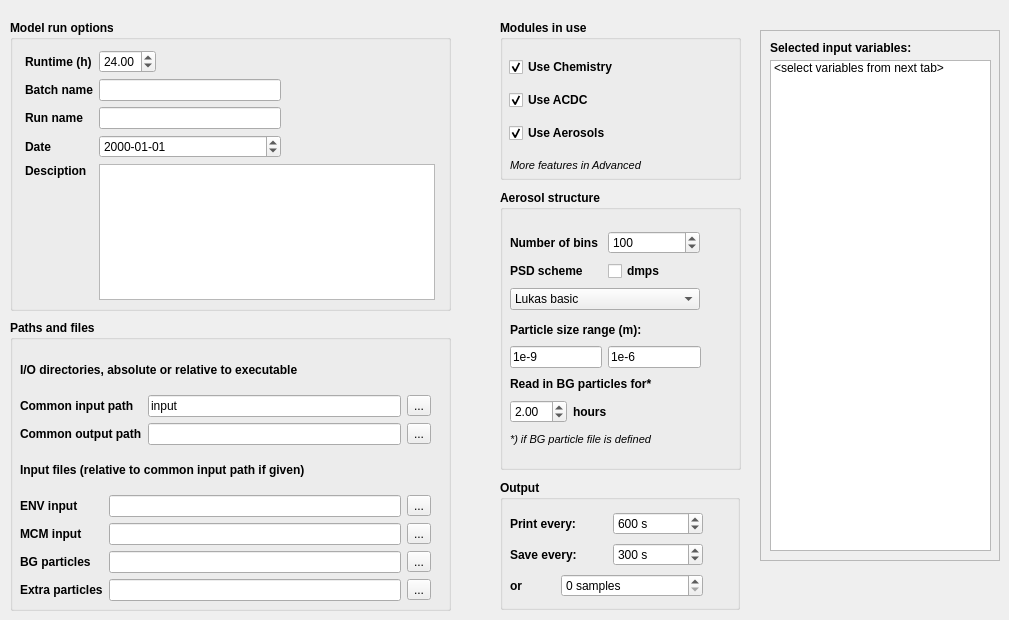
     <widget class="QWidget" name="tab">
      <attribute name="title">
       <string>General options</string>
      </attribute>
      <widget class="QFrame" name="frame">
       <property name="geometry">
        <rect>
         <x>760</x>
         <y>30</y>
         <width>240</width>
         <height>531</height>
        </rect>
       </property>
       <property name="frameShape">
        <enum>QFrame::StyledPanel</enum>
       </property>
       <property name="frameShadow">
        <enum>QFrame::Raised</enum>
       </property>
       <widget class="QListWidget" name="names_sel">
        <property name="geometry">
         <rect>
          <x>10</x>
          <y>30</y>
          <width>221</width>
          <height>491</height>
         </rect>
        </property>
        <property name="verticalScrollBarPolicy">
         <enum>Qt::ScrollBarAsNeeded</enum>
        </property>
        <property name="editTriggers">
         <set>QAbstractItemView::NoEditTriggers</set>
        </property>
        <property name="showDropIndicator" stdset="0">
         <bool>false</bool>
        </property>
        <property name="selectionMode">
         <enum>QAbstractItemView::NoSelection</enum>
        </property>
        <property name="batchSize">
         <number>100</number>
        </property>
        <item>
         <property name="text">
          <string>&lt;select variables from next tab&gt;</string>
         </property>
        </item>
       </widget>
       <widget class="QLabel" name="label_10">
        <property name="geometry">
         <rect>
          <x>10</x>
          <y>10</y>
          <width>210</width>
          <height>16</height>
         </rect>
        </property>
        <property name="font">
         <font>
          <weight>75</weight>
          <bold>true</bold>
          <underline>false</underline>
         </font>
        </property>
        <property name="text">
         <string>Selected input variables:</string>
        </property>
       </widget>
      </widget>
      <widget class="QGroupBox" name="groupBox">
       <property name="geometry">
        <rect>
         <x>500</x>
         <y>20</y>
         <width>241</width>
         <height>160</height>
        </rect>
       </property>
       <property name="font">
        <font>
         <weight>75</weight>
         <bold>true</bold>
        </font>
       </property>
       <property name="title">
        <string>Modules in use</string>
       </property>
       <widget class="QLabel" name="label_43">
        <property name="geometry">
         <rect>
          <x>10</x>
          <y>130</y>
          <width>191</width>
          <height>31</height>
         </rect>
        </property>
        <property name="font">
         <font>
          <pointsize>8</pointsize>
          <weight>50</weight>
          <italic>true</italic>
          <bold>false</bold>
         </font>
        </property>
        <property name="text">
         <string>More features in Advanced</string>
        </property>
        <property name="wordWrap">
         <bool>true</bool>
        </property>
       </widget>
       <widget class="QWidget" name="layoutWidget">
        <property name="geometry">
         <rect>
          <x>9</x>
          <y>30</y>
          <width>139</width>
          <height>100</height>
         </rect>
        </property>
        <layout class="QVBoxLayout" name="verticalLayout">
         <item>
          <widget class="QCheckBox" name="checkBox_che">
           <property name="enabled">
            <bool>true</bool>
           </property>
           <property name="text">
            <string>Use Chemistry</string>
           </property>
           <property name="checked">
            <bool>true</bool>
           </property>
          </widget>
         </item>
         <item>
          <widget class="QCheckBox" name="checkBox_acd">
           <property name="text">
            <string>Use ACDC</string>
           </property>
           <property name="checked">
            <bool>true</bool>
           </property>
          </widget>
         </item>
         <item>
          <widget class="QCheckBox" name="checkBox_aer">
           <property name="enabled">
            <bool>true</bool>
           </property>
           <property name="text">
            <string>Use Aerosols</string>
           </property>
           <property name="checked">
            <bool>true</bool>
           </property>
          </widget>
         </item>
        </layout>
       </widget>
       <zorder>layoutWidget</zorder>
       <zorder>label_43</zorder>
      </widget>
      <widget class="QGroupBox" name="groupBox_2">
       <property name="geometry">
        <rect>
         <x>10</x>
         <y>20</y>
         <width>441</width>
         <height>291</height>
        </rect>
       </property>
       <property name="font">
        <font>
         <pointsize>9</pointsize>
         <weight>75</weight>
         <bold>true</bold>
        </font>
       </property>
       <property name="title">
        <string>Model run options</string>
       </property>
       <widget class="QWidget" name="layoutWidget">
        <property name="geometry">
         <rect>
          <x>15</x>
          <y>30</y>
          <width>410</width>
          <height>250</height>
         </rect>
        </property>
        <layout class="QGridLayout" name="gridLayout_2">
         <item row="0" column="0">
          <widget class="QLabel" name="label_2">
           <property name="toolTip">
            <string>Total simulation time in decimal hours</string>
           </property>
           <property name="text">
            <string>Runtime (h)</string>
           </property>
          </widget>
         </item>
         <item row="0" column="1">
          <widget class="QDoubleSpinBox" name="runtime">
           <property name="font">
            <font>
             <weight>50</weight>
             <bold>false</bold>
            </font>
           </property>
           <property name="value">
            <double>24.000000000000000</double>
           </property>
          </widget>
         </item>
         <item row="0" column="2">
          <spacer name="horizontalSpacer_2">
           <property name="orientation">
            <enum>Qt::Horizontal</enum>
           </property>
           <property name="sizeHint" stdset="0">
            <size>
             <width>40</width>
             <height>20</height>
            </size>
           </property>
          </spacer>
         </item>
         <item row="1" column="0">
          <widget class="QLabel" name="label_5">
           <property name="toolTip">
            <string>Used for calculation of correct Julian day</string>
           </property>
           <property name="text">
            <string>Batch name</string>
           </property>
          </widget>
         </item>
         <item row="1" column="1" colspan="2">
          <widget class="QLineEdit" name="case_name">
           <property name="font">
            <font>
             <weight>50</weight>
             <bold>false</bold>
            </font>
           </property>
           <property name="toolTip">
            <string>Group name, output is saved under directory named after this.</string>
           </property>
          </widget>
         </item>
         <item row="2" column="0">
          <widget class="QLabel" name="label_6">
           <property name="toolTip">
            <string>Group name, Output is saved under directory named after this</string>
           </property>
           <property name="text">
            <string>Run name</string>
           </property>
          </widget>
         </item>
         <item row="2" column="1" colspan="2">
          <widget class="QLineEdit" name="run_name">
           <property name="font">
            <font>
             <weight>50</weight>
             <bold>false</bold>
            </font>
           </property>
           <property name="toolTip">
            <string>Run name, output is saved under directory named after this, locating in Batch name directory.</string>
           </property>
          </widget>
         </item>
         <item row="3" column="0">
          <widget class="QLabel" name="label_7">
           <property name="toolTip">
            <string>Run name, output is saved under directory named after this, locating in Batch name directory.</string>
           </property>
           <property name="text">
            <string>Date</string>
           </property>
          </widget>
         </item>
         <item row="3" column="1" colspan="2">
          <widget class="QDateEdit" name="dateEdit">
           <property name="font">
            <font>
             <weight>50</weight>
             <bold>false</bold>
            </font>
           </property>
           <property name="displayFormat">
            <string>yyyy-MM-dd</string>
           </property>
          </widget>
         </item>
         <item row="3" column="3" colspan="2">
          <spacer name="horizontalSpacer">
           <property name="orientation">
            <enum>Qt::Horizontal</enum>
           </property>
           <property name="sizeHint" stdset="0">
            <size>
             <width>148</width>
             <height>20</height>
            </size>
           </property>
          </spacer>
         </item>
         <item row="4" column="0">
          <widget class="QLabel" name="label_8">
           <property name="font">
            <font>
             <stylestrategy>PreferDefault</stylestrategy>
            </font>
           </property>
           <property name="toolTip">
            <string>Description of the run, max 1000 characters. This will be saved in all output files.</string>
           </property>
           <property name="text">
            <string>Desciption</string>
           </property>
          </widget>
         </item>
         <item row="4" column="1" rowspan="2" colspan="4">
          <widget class="QPlainTextEdit" name="description">
           <property name="font">
            <font>
             <weight>50</weight>
             <bold>false</bold>
            </font>
           </property>
           <property name="toolTip">
            <string>Description of the run, max 1000 characters. This will be saved in all output files.</string>
           </property>
           <property name="horizontalScrollBarPolicy">
            <enum>Qt::ScrollBarAlwaysOff</enum>
           </property>
           <property name="maximumBlockCount">
            <number>0</number>
           </property>
          </widget>
         </item>
         <item row="5" column="0">
          <spacer name="verticalSpacer">
           <property name="orientation">
            <enum>Qt::Vertical</enum>
           </property>
           <property name="sizeHint" stdset="0">
            <size>
             <width>20</width>
             <height>78</height>
            </size>
           </property>
          </spacer>
         </item>
        </layout>
       </widget>
      </widget>
      <widget class="QGroupBox" name="groupBox_8">
       <property name="geometry">
        <rect>
         <x>500</x>
         <y>190</y>
         <width>241</width>
         <height>280</height>
        </rect>
       </property>
       <property name="font">
        <font>
         <weight>75</weight>
         <bold>true</bold>
        </font>
       </property>
       <property name="title">
        <string>Aerosol structure</string>
       </property>
       <widget class="QToolButton" name="toolButton">
        <property name="geometry">
         <rect>
          <x>420</x>
          <y>140</y>
          <width>27</width>
          <height>21</height>
         </rect>
        </property>
        <property name="text">
         <string>...</string>
        </property>
       </widget>
       <widget class="QFrame" name="frame_4">
        <property name="enabled">
         <bool>true</bool>
        </property>
        <property name="geometry">
         <rect>
          <x>0</x>
          <y>30</y>
          <width>230</width>
          <height>240</height>
         </rect>
        </property>
        <property name="frameShape">
         <enum>QFrame::NoFrame</enum>
        </property>
        <property name="frameShadow">
         <enum>QFrame::Plain</enum>
        </property>
        <widget class="QWidget" name="layoutWidget">
         <property name="geometry">
          <rect>
           <x>10</x>
           <y>10</y>
           <width>190</width>
           <height>81</height>
          </rect>
         </property>
         <layout class="QGridLayout" name="gridLayout_8">
          <item row="0" column="0">
           <widget class="QLabel" name="label_36">
            <property name="text">
             <string>Number of bins</string>
            </property>
           </widget>
          </item>
          <item row="0" column="1">
           <widget class="QSpinBox" name="n_bins_particle">
            <property name="font">
             <font>
              <weight>50</weight>
              <bold>false</bold>
             </font>
            </property>
            <property name="minimum">
             <number>1</number>
            </property>
            <property name="maximum">
             <number>1000</number>
            </property>
            <property name="value">
             <number>100</number>
            </property>
           </widget>
          </item>
          <item row="1" column="0">
           <widget class="QLabel" name="label_37">
            <property name="text">
             <string>PSD scheme</string>
            </property>
           </widget>
          </item>
          <item row="2" column="0" colspan="2">
           <widget class="QComboBox" name="psd_mode">
            <property name="font">
             <font>
              <weight>50</weight>
              <bold>false</bold>
             </font>
            </property>
            <item>
             <property name="text">
              <string>Lukas basic</string>
             </property>
            </item>
            <item>
             <property name="text">
              <string>Lukas advanced</string>
             </property>
            </item>
            <item>
             <property name="text">
              <string>Lukas premium</string>
             </property>
            </item>
           </widget>
          </item>
          <item row="1" column="1">
           <widget class="QCheckBox" name="use_dmps">
            <property name="text">
             <string>dmps</string>
            </property>
           </widget>
          </item>
         </layout>
        </widget>
        <widget class="QWidget" name="layoutWidget">
         <property name="geometry">
          <rect>
           <x>10</x>
           <y>99</y>
           <width>191</width>
           <height>131</height>
          </rect>
         </property>
         <layout class="QGridLayout" name="gridLayout_12">
          <item row="0" column="0" colspan="3">
           <widget class="QLabel" name="label_35">
            <property name="text">
             <string>Particle size range (m):</string>
            </property>
           </widget>
          </item>
          <item row="1" column="0" colspan="2">
           <widget class="QLineEdit" name="min_particle_diam">
            <property name="font">
             <font>
              <weight>50</weight>
              <bold>false</bold>
             </font>
            </property>
            <property name="text">
             <string>1e-9</string>
            </property>
           </widget>
          </item>
          <item row="1" column="2">
           <widget class="QLineEdit" name="max_particle_diam">
            <property name="font">
             <font>
              <weight>50</weight>
              <bold>false</bold>
             </font>
            </property>
            <property name="text">
             <string>1e-6</string>
            </property>
           </widget>
          </item>
          <item row="2" column="0" colspan="3">
           <widget class="QLabel" name="label_41">
            <property name="text">
             <string>Read in BG particles for*</string>
            </property>
           </widget>
          </item>
          <item row="3" column="0">
           <widget class="QDoubleSpinBox" name="dmps_read_in_time">
            <property name="font">
             <font>
              <weight>50</weight>
              <bold>false</bold>
             </font>
            </property>
            <property name="maximum">
             <double>99.989999999999995</double>
            </property>
            <property name="value">
             <double>2.000000000000000</double>
            </property>
           </widget>
          </item>
          <item row="3" column="1" colspan="2">
           <widget class="QLabel" name="label_42">
            <property name="text">
             <string>hours</string>
            </property>
           </widget>
          </item>
          <item row="4" column="0" colspan="3">
           <widget class="QLabel" name="label_38">
            <property name="font">
             <font>
              <pointsize>8</pointsize>
              <weight>50</weight>
              <italic>true</italic>
              <bold>false</bold>
             </font>
            </property>
            <property name="text">
             <string>*) if BG particle file is defined</string>
            </property>
            <property name="wordWrap">
             <bool>true</bool>
            </property>
           </widget>
          </item>
         </layout>
        </widget>
       </widget>
      </widget>
      <widget class="QGroupBox" name="groupBox_9">
       <property name="geometry">
        <rect>
         <x>10</x>
         <y>320</y>
         <width>441</width>
         <height>291</height>
        </rect>
       </property>
       <property name="font">
        <font>
         <weight>75</weight>
         <bold>true</bold>
        </font>
       </property>
       <property name="title">
        <string>Paths and files</string>
       </property>
       <widget class="QWidget" name="layoutWidget">
        <property name="geometry">
         <rect>
          <x>10</x>
          <y>30</y>
          <width>411</width>
          <height>251</height>
         </rect>
        </property>
        <layout class="QGridLayout" name="gridLayout_9">
         <item row="0" column="0" colspan="4">
          <widget class="QLabel" name="label_52">
           <property name="text">
            <string>I/O directories, absolute or relative to executable</string>
           </property>
          </widget>
         </item>
         <item row="1" column="0" colspan="2">
          <widget class="QLabel" name="label_46">
           <property name="text">
            <string>Common input path</string>
           </property>
          </widget>
         </item>
         <item row="1" column="2">
          <widget class="QLineEdit" name="case_dir">
           <property name="font">
            <font>
             <weight>50</weight>
             <bold>false</bold>
            </font>
           </property>
           <property name="text">
            <string>input</string>
           </property>
          </widget>
         </item>
         <item row="1" column="3">
          <widget class="QToolButton" name="browseCommonIn">
           <property name="font">
            <font>
             <weight>50</weight>
             <bold>false</bold>
            </font>
           </property>
           <property name="text">
            <string>...</string>
           </property>
          </widget>
         </item>
         <item row="2" column="0" colspan="2">
          <widget class="QLabel" name="label_47">
           <property name="text">
            <string>Common output path</string>
           </property>
          </widget>
         </item>
         <item row="2" column="2">
          <widget class="QLineEdit" name="lineEdit_13">
           <property name="font">
            <font>
             <weight>50</weight>
             <bold>false</bold>
            </font>
           </property>
          </widget>
         </item>
         <item row="2" column="3">
          <widget class="QToolButton" name="browseCommonOut">
           <property name="font">
            <font>
             <weight>50</weight>
             <bold>false</bold>
            </font>
           </property>
           <property name="text">
            <string>...</string>
           </property>
          </widget>
         </item>
         <item row="4" column="0">
          <widget class="QLabel" name="label_44">
           <property name="text">
            <string>ENV input</string>
           </property>
          </widget>
         </item>
         <item row="4" column="1" colspan="2">
          <widget class="QLineEdit" name="env_file">
           <property name="font">
            <font>
             <weight>50</weight>
             <bold>false</bold>
            </font>
           </property>
          </widget>
         </item>
         <item row="4" column="3">
          <widget class="QToolButton" name="browseEnv">
           <property name="font">
            <font>
             <weight>50</weight>
             <bold>false</bold>
            </font>
           </property>
           <property name="text">
            <string>...</string>
           </property>
          </widget>
         </item>
         <item row="5" column="0">
          <widget class="QLabel" name="label_45">
           <property name="text">
            <string>MCM input</string>
           </property>
          </widget>
         </item>
         <item row="5" column="1" colspan="2">
          <widget class="QLineEdit" name="mcm_file">
           <property name="font">
            <font>
             <weight>50</weight>
             <bold>false</bold>
            </font>
           </property>
          </widget>
         </item>
         <item row="5" column="3">
          <widget class="QToolButton" name="browseMcm">
           <property name="font">
            <font>
             <weight>50</weight>
             <bold>false</bold>
            </font>
           </property>
           <property name="text">
            <string>...</string>
           </property>
          </widget>
         </item>
         <item row="6" column="0">
          <widget class="QLabel" name="label_49">
           <property name="text">
            <string>BG particles</string>
           </property>
          </widget>
         </item>
         <item row="6" column="1" colspan="2">
          <widget class="QLineEdit" name="dmps_file">
           <property name="font">
            <font>
             <weight>50</weight>
             <bold>false</bold>
            </font>
           </property>
          </widget>
         </item>
         <item row="6" column="3">
          <widget class="QToolButton" name="browsePar">
           <property name="font">
            <font>
             <weight>50</weight>
             <bold>false</bold>
            </font>
           </property>
           <property name="text">
            <string>...</string>
           </property>
          </widget>
         </item>
         <item row="7" column="0">
          <widget class="QLabel" name="label_53">
           <property name="text">
            <string>Extra particles</string>
           </property>
          </widget>
         </item>
         <item row="7" column="1" colspan="2">
          <widget class="QLineEdit" name="extra_particles">
           <property name="font">
            <font>
             <weight>50</weight>
             <bold>false</bold>
            </font>
           </property>
          </widget>
         </item>
         <item row="7" column="3">
          <widget class="QToolButton" name="browseXtr">
           <property name="font">
            <font>
             <weight>50</weight>
             <bold>false</bold>
            </font>
           </property>
           <property name="text">
            <string>...</string>
           </property>
          </widget>
         </item>
         <item row="3" column="0" colspan="3">
          <widget class="QLabel" name="label_48">
           <property name="text">
            <string>Input files (relative to common input path if given)</string>
           </property>
          </widget>
         </item>
        </layout>
       </widget>
      </widget>
      <widget class="QGroupBox" name="groupBox_5">
       <property name="geometry">
        <rect>
         <x>500</x>
         <y>480</y>
         <width>240</width>
         <height>130</height>
        </rect>
       </property>
       <property name="font">
        <font>
         <weight>75</weight>
         <bold>true</bold>
        </font>
       </property>
       <property name="title">
        <string>Output</string>
       </property>
       <widget class="QWidget" name="layoutWidget">
        <property name="geometry">
         <rect>
          <x>10</x>
          <y>30</y>
          <width>193</width>
          <height>90</height>
         </rect>
        </property>
        <layout class="QGridLayout" name="gridLayout_5">
         <item row="0" column="0" colspan="2">
          <widget class="QLabel" name="label_11">
           <property name="text">
            <string>Print every:</string>
           </property>
          </widget>
         </item>
         <item row="0" column="2" colspan="2">
          <widget class="QSpinBox" name="print_interval">
           <property name="font">
            <font>
             <weight>50</weight>
             <bold>false</bold>
            </font>
           </property>
           <property name="suffix">
            <string> s</string>
           </property>
           <property name="minimum">
            <number>0</number>
           </property>
           <property name="maximum">
            <number>1000000</number>
           </property>
           <property name="singleStep">
            <number>100</number>
           </property>
           <property name="value">
            <number>600</number>
           </property>
          </widget>
         </item>
         <item row="1" column="0" colspan="2">
          <widget class="QLabel" name="label_12">
           <property name="text">
            <string>Save every:</string>
           </property>
          </widget>
         </item>
         <item row="1" column="2" colspan="2">
          <widget class="QSpinBox" name="fsave_interval">
           <property name="enabled">
            <bool>true</bool>
           </property>
           <property name="font">
            <font>
             <weight>50</weight>
             <bold>false</bold>
            </font>
           </property>
           <property name="suffix">
            <string> s</string>
           </property>
           <property name="maximum">
            <number>1000000</number>
           </property>
           <property name="singleStep">
            <number>100</number>
           </property>
           <property name="value">
            <number>300</number>
           </property>
          </widget>
         </item>
         <item row="2" column="0">
          <widget class="QLabel" name="label_15">
           <property name="text">
            <string>or</string>
           </property>
          </widget>
         </item>
         <item row="2" column="1" colspan="3">
          <widget class="QSpinBox" name="fsave_division">
           <property name="font">
            <font>
             <weight>50</weight>
             <bold>false</bold>
            </font>
           </property>
           <property name="suffix">
            <string> samples</string>
           </property>
           <property name="maximum">
            <number>1000000</number>
           </property>
          </widget>
         </item>
        </layout>
       </widget>
      </widget>
     </widget>
